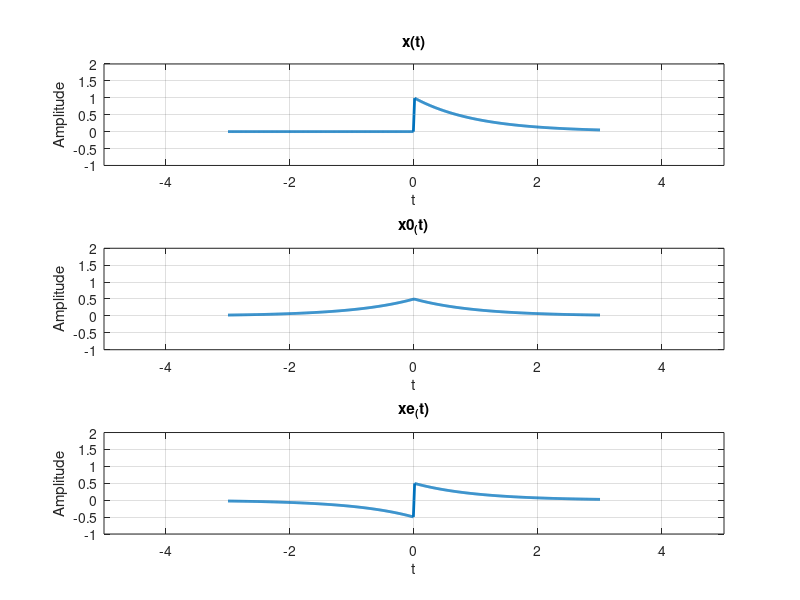

This figure's MATLAB source:
%Even and Odd Plot of Continuous time signal.

%Reference:
%Youtube: https://www.youtube.com/watch?v=6MFvpwTzTvc

clc;                        %Clears the command window and homes the cursor.
clear all;                  %Clear variables and functions from memory.
clf;                        %Clear current figure.

%Defining The Original Signal {x(t)}.

t=-3:0.01:3;    %n=-7:7;                     %Defining the x axis how many point take value.
x=@(t) exp(-t).*(t>0)+0.5.*(t==0);           %Defining the amplitude of Y axis each point of x axis from -10 to 10. [x=@(n)] equal to x(n)
xe=(x(t)+x(-t))/2;                           %Even Part of the Signal;
xo=(x(t)-x(-t))/2;                           %Odd Part of the signal;

subplot(311);                   %Subplot mean a portion of a figure. where 3 row 1 column and it's postion is row 1 column 1.
plot(t,x(t),'LineWidth',2);     %STEM(x,y,'LineWidth',size) uses the linetype specified for the stems and markers.
grid on;                        %Griding 
xlabel('t');                    %X-Axis label. 
ylabel('Amplitude');            %Y-Axis label.
title('x(t)');                  %title  Graph title.
axis([-5 5 -1 2]);

subplot(312);
plot(t,xe,'LineWidth',2);grid on;
xlabel('t');
ylabel('Amplitude');
title('x0_(t)');
axis([-5 5 -1 2]);

subplot(313);
plot(t,xo,'LineWidth',2);grid on;
xlabel('t');
ylabel('Amplitude');
title('xe_(t)');
axis([-5 5 -1 2]);